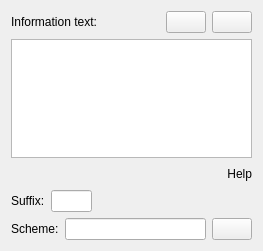
<?xml version="1.0" encoding="UTF-8"?>
<ui version="4.0">
 <class>ProfileDataInfoWidgetUI</class>
 <widget class="QWidget" name="ProfileDataInfoWidgetUI">
  <property name="geometry">
   <rect>
    <x>0</x>
    <y>0</y>
    <width>263</width>
    <height>251</height>
   </rect>
  </property>
  <layout class="QGridLayout" name="gridLayout">
   <item row="0" column="0">
    <layout class="QHBoxLayout" name="horizontalLayout_3">
     <item>
      <widget class="QLabel" name="label_text">
       <property name="sizePolicy">
        <sizepolicy hsizetype="MinimumExpanding" vsizetype="Preferred">
         <horstretch>0</horstretch>
         <verstretch>0</verstretch>
        </sizepolicy>
       </property>
       <property name="text">
        <string>Information text:</string>
       </property>
      </widget>
     </item>
     <item>
      <widget class="QPushButton" name="kpushbutton_load"/>
     </item>
     <item>
      <widget class="QPushButton" name="kpushbutton_save"/>
     </item>
    </layout>
   </item>
   <item row="1" column="0">
    <widget class="KTextEdit" name="ktextedit_text"/>
   </item>
   <item row="2" column="0">
    <layout class="QHBoxLayout" name="horizontalLayout_4">
     <item>
      <spacer name="horizontalSpacer_2">
       <property name="orientation">
        <enum>Qt::Horizontal</enum>
       </property>
       <property name="sizeHint" stdset="0">
        <size>
         <width>40</width>
         <height>20</height>
        </size>
       </property>
      </spacer>
     </item>
     <item>
      <widget class="KUrlLabel" name="kurllabel_help">
       <property name="text">
        <string>Help</string>
       </property>
       <property name="alignment">
        <set>Qt::AlignRight|Qt::AlignTrailing|Qt::AlignVCenter</set>
       </property>
      </widget>
     </item>
    </layout>
   </item>
   <item row="3" column="0">
    <layout class="QHBoxLayout" name="horizontalLayout">
     <item>
      <widget class="QLabel" name="label_suffix">
       <property name="text">
        <string>Suffix:</string>
       </property>
      </widget>
     </item>
     <item>
      <widget class="QLineEdit" name="qlineedit_suffix"/>
     </item>
     <item>
      <spacer name="horizontalSpacer">
       <property name="orientation">
        <enum>Qt::Horizontal</enum>
       </property>
       <property name="sizeHint" stdset="0">
        <size>
         <width>227</width>
         <height>20</height>
        </size>
       </property>
      </spacer>
     </item>
    </layout>
   </item>
   <item row="4" column="0">
    <layout class="QHBoxLayout" name="horizontalLayout_2">
     <item>
      <widget class="QLabel" name="label_scheme">
       <property name="text">
        <string>Scheme:</string>
       </property>
      </widget>
     </item>
     <item>
      <widget class="QLineEdit" name="qlineedit_scheme">
       <property name="sizePolicy">
        <sizepolicy hsizetype="MinimumExpanding" vsizetype="Preferred">
         <horstretch>0</horstretch>
         <verstretch>0</verstretch>
        </sizepolicy>
       </property>
      </widget>
     </item>
     <item>
      <widget class="QPushButton" name="kpushbutton_scheme"/>
     </item>
    </layout>
   </item>
  </layout>
 </widget>
 <customwidgets>
  <customwidget>
   <class>KTextEdit</class>
   <extends>QTextEdit</extends>
   <header>ktextedit.h</header>
  </customwidget>
  <customwidget>
   <class>KUrlLabel</class>
   <extends>QLabel</extends>
   <header>kurllabel.h</header>
  </customwidget>
 </customwidgets>
 <resources/>
 <connections/>
</ui>
